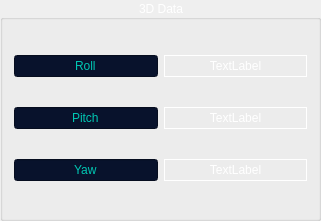
                                        <widget class="QGroupBox" name="ThreeDDataGroupBox">
                                            <property name="geometry">
                                                <rect>
                                                    <x>260</x>
                                                    <y>480</y>
                                                    <width>321</width>
                                                    <height>221</height>
                                                </rect>
                                            </property>
                                            <property name="styleSheet">
                                                <string notr="true">color:white</string>
                                            </property>
                                            <property name="title">
                                                <string>3D Data</string>
                                            </property>
                                            <property name="alignment">
                                                <set>Qt::AlignCenter</set>
                                            </property>
                                            <layout class="QGridLayout" name="gridLayout_7">
                                                <item row="1" column="1" colspan="2">
                                                    <widget class="QLineEdit" name="Roll">
                                                        <property name="styleSheet">
                                                            <string notr="true">background-color: #08122C;
                                                                color:rgb(0, 199, 179);
                                                            </string>
                                                        </property>
                                                        <property name="text">
                                                            <string>Roll</string>
                                                        </property>
                                                        <property name="alignment">
                                                            <set>Qt::AlignCenter</set>
                                                        </property>
                                                        <property name="readOnly">
                                                            <bool>true</bool>
                                                        </property>
                                                    </widget>
                                                </item>
                                                <item row="4" column="3" colspan="2">
                                                    <widget class="QLabel" name="AccelerometerYaw">
                                                        <property name="frameShape">
                                                            <enum>QFrame::Box</enum>
                                                        </property>
                                                        <property name="text">
                                                            <string>TextLabel</string>
                                                        </property>
                                                        <property name="alignment">
                                                            <set>Qt::AlignCenter</set>
                                                        </property>
                                                    </widget>
                                                </item>
                                                <item row="3" column="3" colspan="2">
                                                    <widget class="QLabel" name="AccelerometerPitch">
                                                        <property name="frameShape">
                                                            <enum>QFrame::Box</enum>
                                                        </property>
                                                        <property name="text">
                                                            <string>TextLabel</string>
                                                        </property>
                                                        <property name="alignment">
                                                            <set>Qt::AlignCenter</set>
                                                        </property>
                                                    </widget>
                                                </item>
                                                <item row="3" column="1" colspan="2">
                                                    <widget class="QLineEdit" name="Pitch">
                                                        <property name="styleSheet">
                                                            <string notr="true">background-color: #08122C;
                                                                color:rgb(0, 199, 179);
                                                            </string>
                                                        </property>
                                                        <property name="text">
                                                            <string>Pitch</string>
                                                        </property>
                                                        <property name="alignment">
                                                            <set>Qt::AlignCenter</set>
                                                        </property>
                                                        <property name="readOnly">
                                                            <bool>true</bool>
                                                        </property>
                                                    </widget>
                                                </item>
                                                <item row="4" column="1" colspan="2">
                                                    <widget class="QLineEdit" name="Yaw">
                                                        <property name="styleSheet">
                                                            <string notr="true">background-color: #08122C;
                                                                color:rgb(0, 199, 179);
                                                            </string>
                                                        </property>
                                                        <property name="text">
                                                            <string>Yaw</string>
                                                        </property>
                                                        <property name="alignment">
                                                            <set>Qt::AlignCenter</set>
                                                        </property>
                                                        <property name="readOnly">
                                                            <bool>true</bool>
                                                        </property>
                                                    </widget>
                                                </item>
                                                <item row="1" column="3" colspan="2">
                                                    <widget class="QLabel" name="AccelerometerRoll">
                                                        <property name="frameShape">
                                                            <enum>QFrame::Box</enum>
                                                        </property>
                                                        <property name="text">
                                                            <string>TextLabel</string>
                                                        </property>
                                                        <property name="alignment">
                                                            <set>Qt::AlignCenter</set>
                                                        </property>
                                                    </widget>
                                                </item>
                                            </layout>
                                        </widget>
